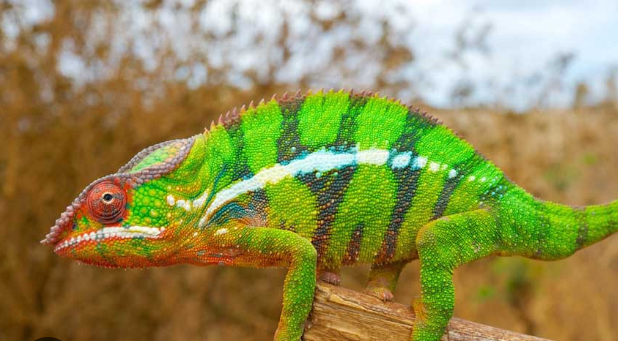
#> input picture kodok.png, 618 x 341 px
$ jupyter execute 'LAPRAK 2.ipynb'
#> lines starting #> are read from the running program, lines starting #| are printed output that depends on the picture; after the words box and inside, x2 and y2 are one past the last pixel; in counts of white or black regions, pixels touching at a corner belong together
## IMPORT LIBRARY

[cell 1]
# 202331063_Muhammad Humam Asshiddiq
import cv2
import numpy as np

## MEMBACA CITRA

[cell 2]
# 202331063_Muhammad Humam Asshiddiq
citra = cv2.imread('kodok.png')
#> citra is the input picture: shape (341, 618, 3); mean B, G, R 84.2, 141.9, 146.3
cv2.imshow("citra asli", citra)
cv2.waitKey()
cv2.destroyAllWindows()

## DIMENSI CITRA

[cell 3]
# 202331063_Muhammad Humam Asshiddiq
print(citra.shape)
#| (341, 618, 3)
print(citra.dtype)
#| uint8

## SPLITTING CITRA RGB/BGR

[cell 4]
# 202331063_Muhammad Humam Asshiddiq
b = citra[:,:,0]
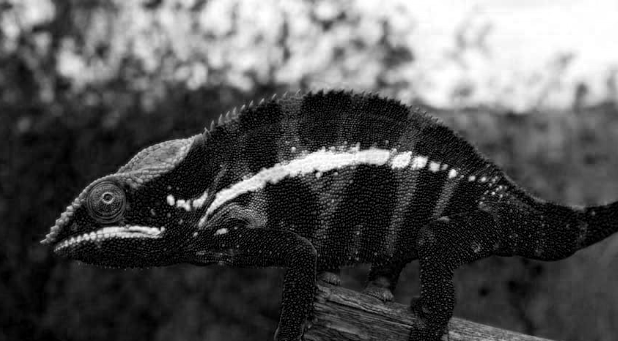
#> b: shape (341, 618); min 0, max 255, mean 84.2
g = citra[:,:,1]
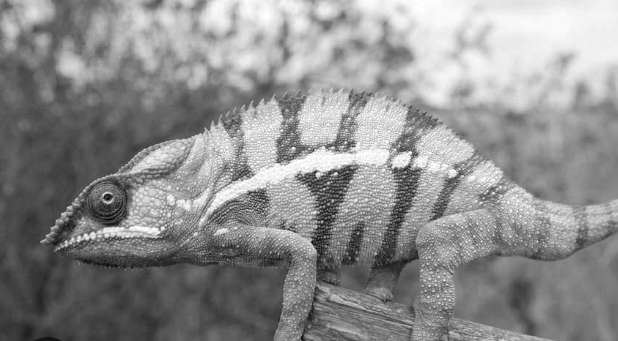
#> g: shape (341, 618); min 1, max 255, mean 141.9
r = citra[:,:,2]
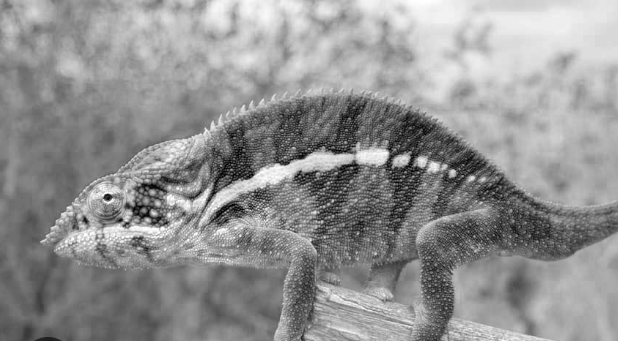
#> r: shape (341, 618); min 0, max 255, mean 146.3

## RGB To GRAYSCALE

[cell 5]
# 202331063_Muhammad Humam Asshiddiq
panjang = len(citra)  # menghitung baris
#> panjang = 341
lebar = len(citra[0])  # menghitung kolom
#> lebar = 618

citra_gray = np.zeros((panjang, lebar))

for i in range(panjang):
    for j in range(lebar):
        citra_gray[i,j] = 0.2989 * r[i,j] + 0.587 * g[i,j] + 0.1141 * b[i,j]  # merah = 29,89% ; hijau = 58,7% ; biru = 11,41%
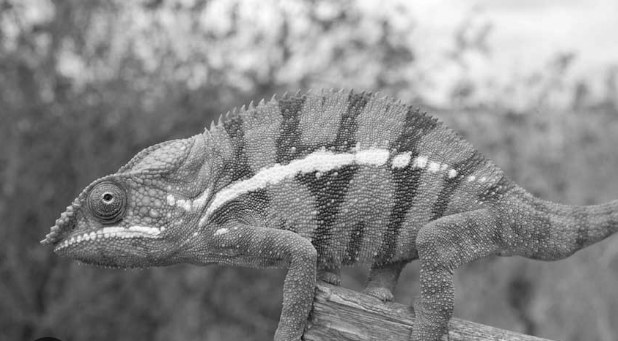
#> citra_gray: shape (341, 618) float64; min 8.06, max 254.1, mean 136.7

citra_gray = citra_gray.astype(np.uint8)

cv2.imshow("citra grayscale", citra_gray)
cv2.waitKey()
cv2.destroyAllWindows()

[cell 6]
# 202331063_Muhammad Humam Asshiddiq
print(citra)
#> (printed output is left out)

[cell 7]
# 202331063_Muhammad Humam Asshiddiq
print(citra_gray)
#> (printed output is left out)

## GRAYSCALE To BINARY

[cell 8]
# 202331063_Muhammad Humam Asshiddiq
panjang = len(citra)  # menghitung baris
lebar = len(citra[0])  # menghitung kolom

ambang = 170

citra_biner = np.zeros((panjang, lebar))

for i in range(panjang):
    for j in range(lebar):
        if citra_gray[i,j] >= ambang:
            citra_biner[i,j] = 1  # putih
        else:
            citra_biner[i,j] = 0  # hitam
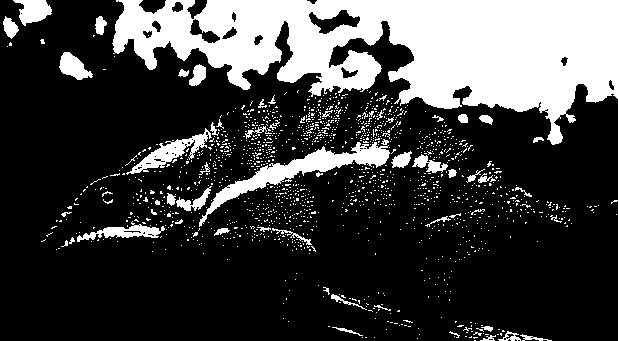
#> citra_biner: shape (341, 618) float64; values 0 (black) and 1 (white), 24.7% white; 1503 white regions (1444 under 20 px), largest, box (x1, y1, x2, y2) and area: (112, 0, 618, 145) 39091, (199, 142, 390, 227) 2976, (126, 128, 212, 175) 1074

cv2.imshow("citra binary", citra_biner)
cv2.waitKey()
cv2.destroyAllWindows()

[cell 9]
# 202331063_Muhammad Humam Asshiddiq
print(citra)
#> (printed output is left out)

[cell 10]
# 202331063_Muhammad Humam Asshiddiq
print(citra_biner)
#> (printed output is left out)

[cell 11]
# 202331063_Muhammad Humam Asshiddiq
print(citra_biner[50,50])
#| 0.0
